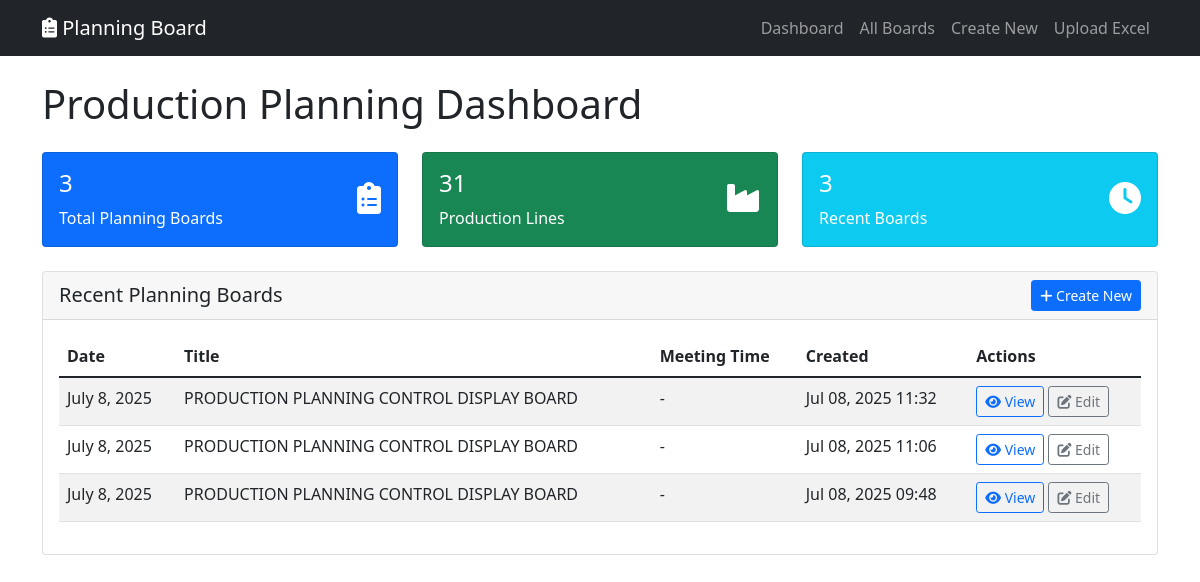
The app's page /planning/ (signed in), older data.
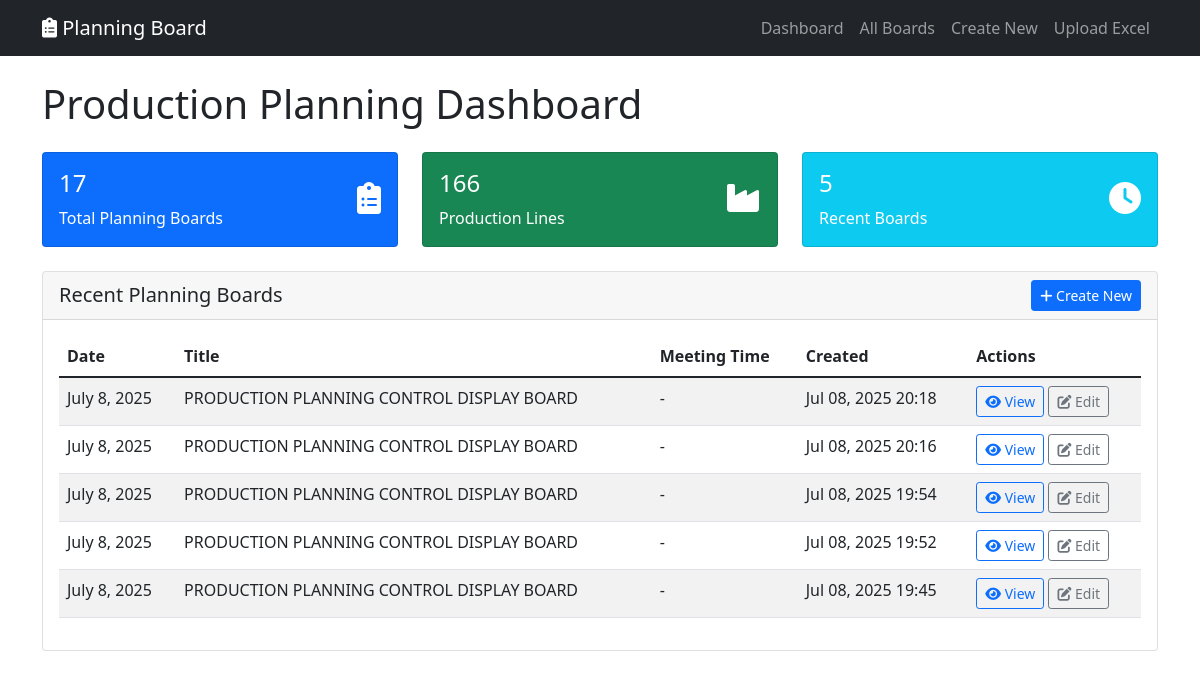
The same page, newer data.
### planning_board/models.py (models this page shows, shortened)
class PlanningBoard(models.Model):
    title = models.CharField(max_length=200, default="PRODUCTION PLANNING CONTROL DISPLAY BOARD")
    meeting_time = models.TimeField(null=True, blank=True)
    today_date = models.DateField(default=timezone.now)
    tomorrow_date = models.DateField()
    next_day_date = models.DateField()
    created_by = models.ForeignKey(User, on_delete=models.CASCADE)
    created_at = models.DateTimeField(auto_now_add=True)
    updated_at = models.DateTimeField(auto_now=True)
    class Meta:
        ordering = ['-created_at']

### planning_board/views.py (the view)
# urls.py: path('', views.planning_board_dashboard, name='dashboard'),
@login_required
def planning_board_dashboard(request):
    recent_boards = PlanningBoard.objects.filter(
        created_by=request.user
    ).order_by('-created_at')[:5]
    total_boards = PlanningBoard.objects.filter(created_by=request.user).count()
    total_production_lines = ProductionLine.objects.filter(
        planning_board__created_by=request.user
    ).count()
    total_uploads = ExcelUpload.objects.filter(uploaded_by=request.user).count()
    context = {
        'recent_boards': recent_boards,
        'total_boards': total_boards,
        'total_production_lines': total_production_lines,
        'total_uploads': total_uploads,
    }
    return render(request, 'planning_board/dashboard.html', context)

### planning_board/templates/planning_board/dashboard.html (shortened to what the changed rows need)
{% extends 'planning_board/base.html' %}
{% block content %}
<div class="row">
    <div class="col-md-12">
        <h1 class="mb-4">Production Planning Dashboard </h1>
    </div>
</div>
<div class="row mb-4">
    <div class="col-md-4">
        <div class="card bg-primary text-white">
            <div class="card-body">
                <div class="d-flex justify-content-between">
                    <div>
                        <h4>{{ total_boards }}</h4>
                        <p class="mb-0">Total Planning Boards</p>
                    </div>
                </div>
            </div>
        </div>
    </div>
    <div class="col-md-4">
        <div class="card bg-success text-white">
            <div class="card-body">
                <div class="d-flex justify-content-between">
                    <div>
                        <h4>{{ total_production_lines }}</h4>
                        <p class="mb-0">Production Lines</p>
                    </div>
                </div>
            </div>
        </div>
    </div>
    <div class="col-md-4">
        <div class="card bg-info text-white">
            <div class="card-body">
                <div class="d-flex justify-content-between">
                    <div>
                        <h4>{{ recent_boards.count }}</h4>
                        <p class="mb-0">Recent Boards</p>
                    </div>
                </div>
            </div>
        </div>
    </div>
</div>
<div class="row">
    <div class="col-md-12">
        <div class="card">
            <div class="card-body">
                {% if recent_boards %}
                    <div class="table-responsive">
                        <table class="table table-striped">
                            <thead>
                                <tr>
                                    <th>Date</th>
                                    <th>Title</th>
                                    <th>Meeting Time</th>
                                    <th>Created</th>
                                    <th>Actions</th>
                                </tr>
                            </thead>
                            <tbody>
                                {% for board in recent_boards %}
                                    <tr>
                                        <td>{{ board.today_date }}</td>
                                        <td>{{ board.title|truncatechars:50 }}</td>
                                        <td>{{ board.meeting_time|default:"-" }}</td>
                                        <td>{{ board.created_at|date:"M d, Y H:i" }}</td>
                                        <td>
                                            <a href="{% url 'planning_board:detail' board.pk %}" class="btn btn-sm btn-outline-primary">
                                                <i class="fas fa-eye"></i> View
                                            </a>
                                            <a href="{% url 'planning_board:edit' board.pk %}" class="btn btn-sm btn-outline-secondary">
                                                <i class="fas fa-edit"></i> Edit
                                            </a>
                                        </td>
                                    </tr>
                                {% endfor %}
                            </tbody>
                        </table>
                    </div>
                {% else %}
                    <p class="text-muted">No planning boards found. <a href="{% url 'planning_board:create' %}">Create your first one</a> or <a href="{% url 'planning_board:excel_upload' %}">upload an Excel file</a>.</p>
                {% endif %}
            </div>
        </div>
    </div>
</div>
{% endblock %}

Row changes from the older to the newer data that the page shows:
no longer on this page (row unchanged): PlanningBoard: today_date "July 8, 2025", title "PRODUCTION PLANNING CONTROL DISPLAY BOARD", meeting_time "-", created_at "Jul 08, 2025 11:32"
no longer on this page (row unchanged): PlanningBoard: today_date "July 8, 2025", title "PRODUCTION PLANNING CONTROL DISPLAY BOARD", meeting_time "-", created_at "Jul 08, 2025 11:06"
no longer on this page (row unchanged): PlanningBoard: today_date "July 8, 2025", title "PRODUCTION PLANNING CONTROL DISPLAY BOARD", meeting_time "-", created_at "Jul 08, 2025 09:48"
added PlanningBoard: today_date "July 8, 2025", title "PRODUCTION PLANNING CONTROL DISPLAY BOARD", meeting_time "-", created_at "Jul 08, 2025 20:18"
added PlanningBoard: today_date "July 8, 2025", title "PRODUCTION PLANNING CONTROL DISPLAY BOARD", meeting_time "-", created_at "Jul 08, 2025 20:16"
added PlanningBoard: today_date "July 8, 2025", title "PRODUCTION PLANNING CONTROL DISPLAY BOARD", meeting_time "-", created_at "Jul 08, 2025 19:54"
added PlanningBoard: today_date "July 8, 2025", title "PRODUCTION PLANNING CONTROL DISPLAY BOARD", meeting_time "-", created_at "Jul 08, 2025 19:52"
added PlanningBoard: today_date "July 8, 2025", title "PRODUCTION PLANNING CONTROL DISPLAY BOARD", meeting_time "-", created_at "Jul 08, 2025 19:45"
Text that changed along with them:
{{ total_boards }}: "3" → "17"
{{ total_production_lines }}: "31" → "166"
{{ recent_boards.count }}: "3" → "5"
